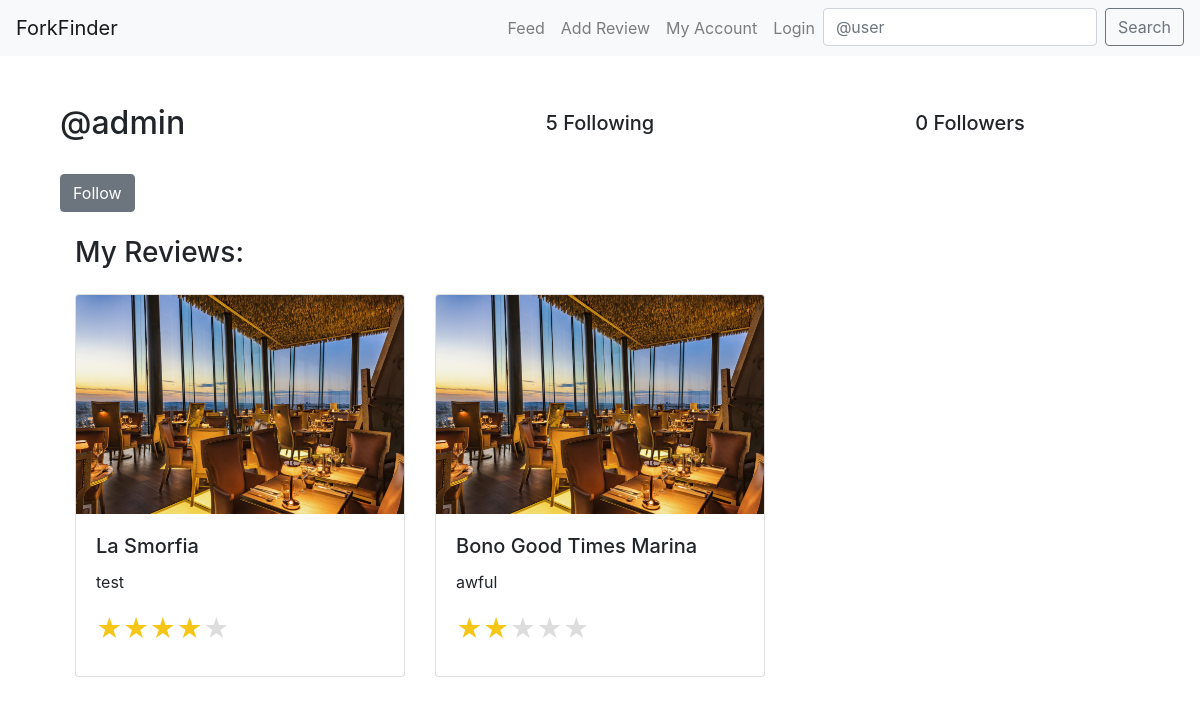
Page /profile/30/ on the committed database.
### core/models.py (models this page shows, shortened)
class Profile(models.Model):
    USER_TYPE_CHOICES = (
        ('regular', 'Regular User'),
        ('critic', 'Culinary Critic'),
        ('admin', 'Admin'),
    )
    user = models.OneToOneField(User, on_delete=models.CASCADE)
    user_type = models.CharField(max_length=20, choices=USER_TYPE_CHOICES, default='regular')
    follows = models.ManyToManyField(
        "self",
        related_name="followed_by",
        symmetrical=False,
        blank=True
    )
    latitude = models.DecimalField(max_digits=9, decimal_places=6, null=True, blank=True)
    longitude = models.DecimalField(max_digits=9, decimal_places=6, null=True, blank=True)
    favorite_reviews = models.ManyToManyField('Review', related_name='favorited_by_profiles', blank=True)

class Review(models.Model):
    user = models.ForeignKey(User, related_name="reviews", on_delete=models.CASCADE)
    restaurant = models.ForeignKey(Restaurant, on_delete=models.CASCADE)
    body = models.CharField(max_length=255)
    rating = models.PositiveSmallIntegerField()
    taste_rating = models.PositiveSmallIntegerField(blank=True, null=True)
    presentation_rating = models.PositiveSmallIntegerField(blank=True, null=True)
    service_rating = models.PositiveSmallIntegerField(blank=True, null=True)
    photo = models.ImageField(upload_to='media/review_photos/')
    is_featured = models.BooleanField(default=False)
    created_at = models.DateTimeField(auto_now_add=True)

class Restaurant(models.Model):
    place_id = models.CharField(max_length=255, unique=True)
    name = models.CharField(max_length=60)
    address = models.CharField(max_length=120)
    longitude = models.CharField(max_length=255)
    latitude = models.CharField(max_length=255)

### core/views.py (the view, shortened to what this page needs)
# urls.py: path("profile/<int:pk>/", profile_view, name="profile"),
def profile_view(request,pk):
    profile = Profile.objects.get(pk=pk)
    return render(request, "profile.html", {"profile": profile})

### templates/profile.html (shortened to what this page needs)
{% extends "base.html" %}
{% block content %}
<div class="container">
    <div class="row align-items-center mb-4">
        <div class="col-md-4">
            <h2>@{{ profile.user.username }}</h2>
        </div>
        <div class="col-md-4 text-center">
            <h5>{{ profile.follows.count }} Following</h5>
        </div>
        <div class="col-md-4 text-center">
            <h5>{{ profile.followed_by.count }} Followers</h5>
        </div>
    </div>
    {% if profile.user != request.user %}
        <form method="post" class="mb-4">
            <div class="btn-group" role="group" aria-label="Basic example">
                {% if profile in user.profile.follows.all %}
                    <button type="button" class="btn btn-secondary" disabled>Following</button>
                    <button type="submit" class="btn btn-secondary" name="follow" value="unfollow">Unfollow</button>
                {% else %}
                    <button type="submit" class="btn btn-secondary" name="follow" value="follow">Follow</button>
                {% endif %}
            </div>
        </form>
    {% endif %}
    <div class="tab-content" id="myTabContent" >
        <div class="tab-pane fade show active" id="my-reviews" role="tabpanel" aria-labelledby="my-reviews-tab">
            <div class="container">
                <h3 class="mb-4">My Reviews:</h3>
                <div class="row">
                    {% for review in profile.user.reviews.all %}
                    <div class="col-md-4 mb-3">
                        <div class="card">
                            <img src="{{ review.photo.url }}" class="card-img-top" alt="Restaurant Photo">
                            <div class="card-body">
                                <h5 class="card-title">{{ review.restaurant.name }}</h5>
                                <p class="card-text">{{ review.body }}</p>
                                <p class="card-text">
                                    <small class="text-muted">
                                        <span class="star-rating">
                                            {% for i in "54321" %}
                                                <label style="color: {% if i|add:0 <= review.rating %}#f5c518{% else %}#ddd{% endif %};">&#9733;</label>
                                            {% endfor %}
                                        </span>
                                    </small>
                                </p>
                            </div>
                        </div>
                    </div>
                    {% endfor %}
                </div>
            </div>
        </div>
    </div>
</div>
{% endblock %}

### templates/base.html (style rules this page uses)
.star-rating { display: flex; flex-direction: row-reverse; justify-content: flex-end; }
.star-rating label { font-size: 2em; color: #ddd; cursor: pointer; }

### rows in the picture
Profile: user.username "admin", follows.count "5", followed_by.count "0"
Review: photo (picture), restaurant.name "La Smorfia", body "test"
Review: photo (picture), restaurant.name "Bono Good Times Marina", body "awful"
